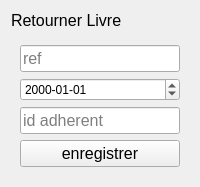
                <widget class="QWidget" name="retrunEmprunt">
                 <layout class="QVBoxLayout" name="verticalLayout_33">
                  <item alignment="Qt::AlignTop">
                   <widget class="QLabel" name="label_14">
                    <property name="font">
                     <font>
                      <pointsize>12</pointsize>
                     </font>
                    </property>
                    <property name="text">
                     <string>Retourner Livre</string>
                    </property>
                   </widget>
                  </item>
                  <item>
                   <widget class="QWidget" name="widget_14" native="true">
                    <property name="sizePolicy">
                     <sizepolicy hsizetype="Preferred" vsizetype="Expanding">
                      <horstretch>0</horstretch>
                      <verstretch>0</verstretch>
                     </sizepolicy>
                    </property>
                    <layout class="QVBoxLayout" name="verticalLayout_34">
                     <item>
                      <widget class="QLineEdit" name="returnEmpruntRef">
                       <property name="font">
                        <font>
                         <pointsize>12</pointsize>
                        </font>
                       </property>
                       <property name="placeholderText">
                        <string>ref</string>
                       </property>
                      </widget>
                     </item>
                     <item>
                      <widget class="QDateEdit" name="empruntDate">
                       <property name="displayFormat">
                        <string>yyyy-MM-dd</string>
                       </property>
                      </widget>
                     </item>
                     <item>
                      <widget class="QLineEdit" name="returnEmprutnId">
                       <property name="font">
                        <font>
                         <pointsize>12</pointsize>
                        </font>
                       </property>
                       <property name="placeholderText">
                        <string>id adherent</string>
                       </property>
                      </widget>
                     </item>
                     <item>
                      <widget class="QPushButton" name="returnEmpruntBtn">
                       <property name="font">
                        <font>
                         <pointsize>12</pointsize>
                        </font>
                       </property>
                       <property name="cursor">
                        <cursorShape>PointingHandCursor</cursorShape>
                       </property>
                       <property name="text">
                        <string>enregistrer</string>
                       </property>
                       <property name="icon">
                        <iconset resource="QSS/QSS_Resources.qrc">
                         <normaloff>:/icons/Icons/save.png</normaloff>:/icons/Icons/save.png</iconset>
                       </property>
                       <property name="iconSize">
                        <size>
                         <width>24</width>
                         <height>24</height>
                        </size>
                       </property>
                      </widget>
                     </item>
                    </layout>
                   </widget>
                  </item>
                 </layout>
                </widget>
